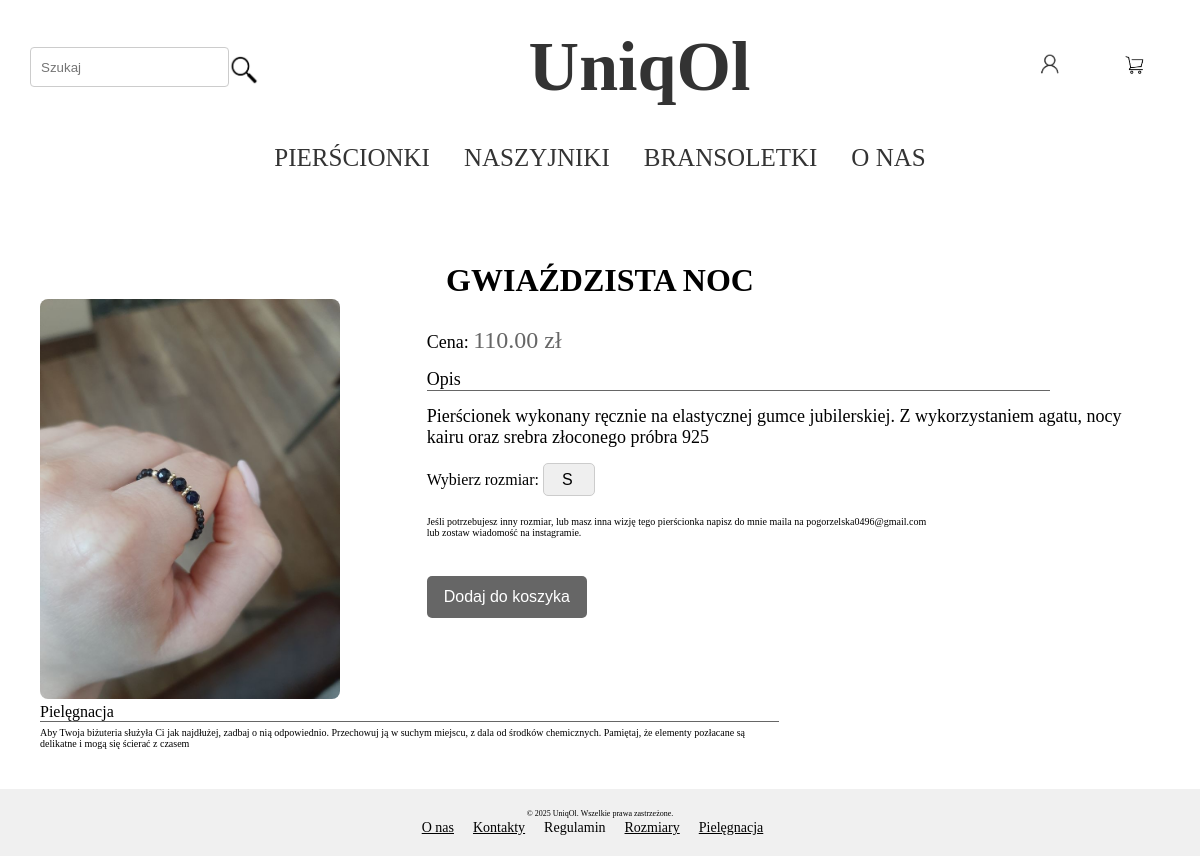
The app's page /product/3/, older data.
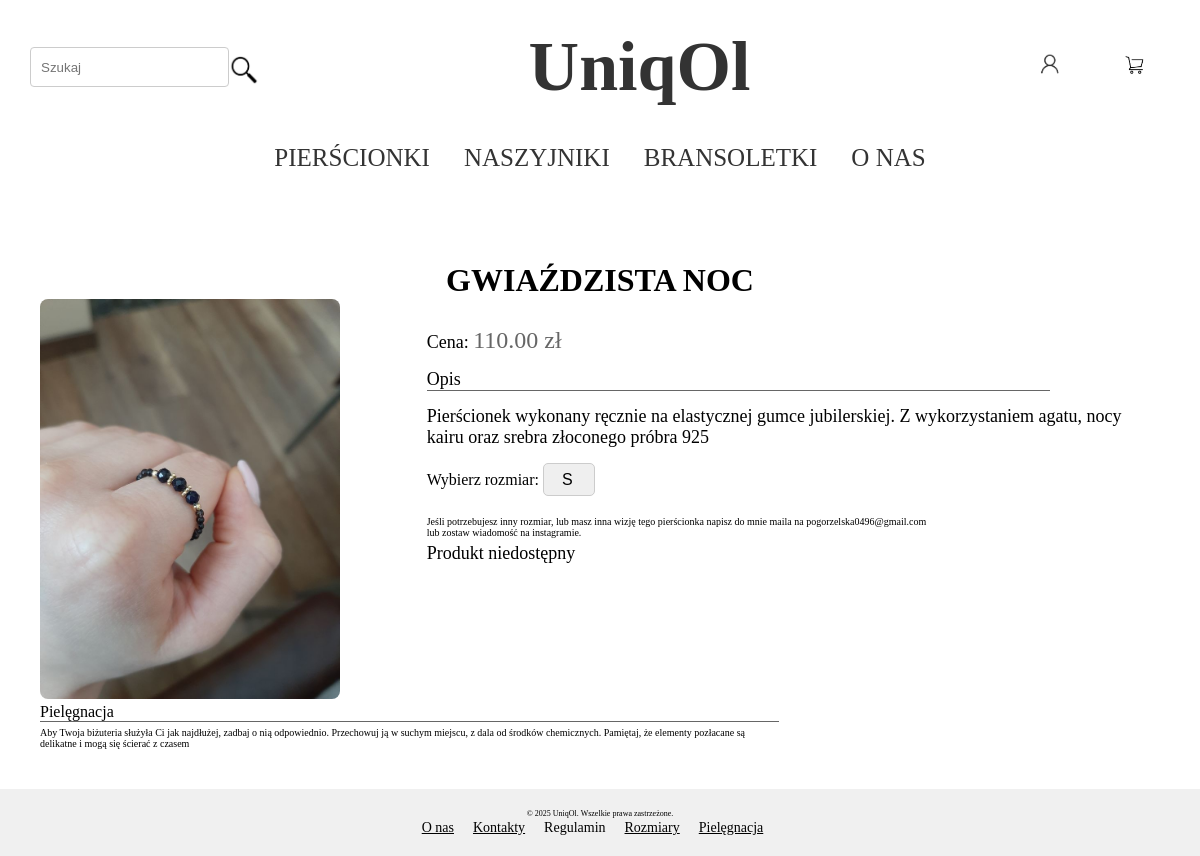
The same page, newer data.
### shop/views.py (the view)
# urls.py: path('product/<int:pk>/', views.ProductView.as_view(), name='product_details'),
class ProductView(DetailView):
    model = Product
    template_name = 'shop/product_detail.html'
    def get_context_data(self, **kwargs):
        context = super().get_context_data(**kwargs)
        categories = Category.objects.all()
        if self.request.user.is_authenticated:
            cart = Cart.objects.filter(user=self.request.user).first()
        else:
            cart = None  # lub: cart = Cart.objects.none()
        context['images'] = ProductImages.objects.filter(product=self.object)
        context['SIZE'] = SIZE
        context['categories'] = categories
        context['banner_hide'] = True
        return context

### shop/templates/shop/product_detail.html (shortened to what this page needs)
{%  extends 'shop/base.html' %}
{% block content %}
    <div class="product-detail-container">
        <h1 class="product-name">{{product.name}}</h1>
        <div class="product-info">
            <div class="product-images">
            {% for image in images %}
                <img src="{{ image.image.url }}" alt="{{ product.name }}"/>
            {% endfor %}
            </div>
            <div class="product-description">
                <br>
                <p><span class="price-label">Cena:</span> <span class="product-price">{{ product.price }} zł</span></p>
                <p class="border-under1">Opis </p>
                <p>{{product.description}}</p>
                <form method="post" action="{% url 'add_to_cart' product.pk %}">
                    {% if product.category.name == "PIERŚCIONKI" %}
                        <label for="size">Wybierz rozmiar:</label>
                        <select name="size" id="size" required>
                            {% for size in SIZE %}
                                <option value="{{ size.0 }}">{{ size.1 }}</option>
                            {% endfor %}
                        </select>
                        <p class="note"> Jeśli potrzebujesz inny rozmiar, lub masz inna wizję tego pierścionka napisz do mnie maila na pogorzelska0496@gmail.com <br> lub zostaw wiadomość na instagramie.</p>
                    {% endif %}
                    {% if product.stock == 0 %}
                         <p>Produkt niedostępny</p>
                    {% else %}
                    <br>
                        <button type="submit">Dodaj do koszyka</button>
                    {% endif %}
                </form>
            </div>
        </div>
        <p class="border-under2">Pielęgnacja</p>
        <p class="note-2">Aby Twoja biżuteria służyła Ci jak najdłużej, zadbaj o nią odpowiednio. Przechowuj ją w suchym miejscu, z dala od środków chemicznych.
        Pamiętaj, że elementy pozłacane są delikatne i mogą się ścierać z czasem </p>
    </div>
{% endblock %}

Row changes from the older to the newer data that the page shows:
changed Product "GWIAŹDZISTA NOC": stock 2 → 0 (drawn)
Text that changed along with them:
text no longer shown: "Dodaj do koszyka"
text now shown: "Produkt niedostępny"
